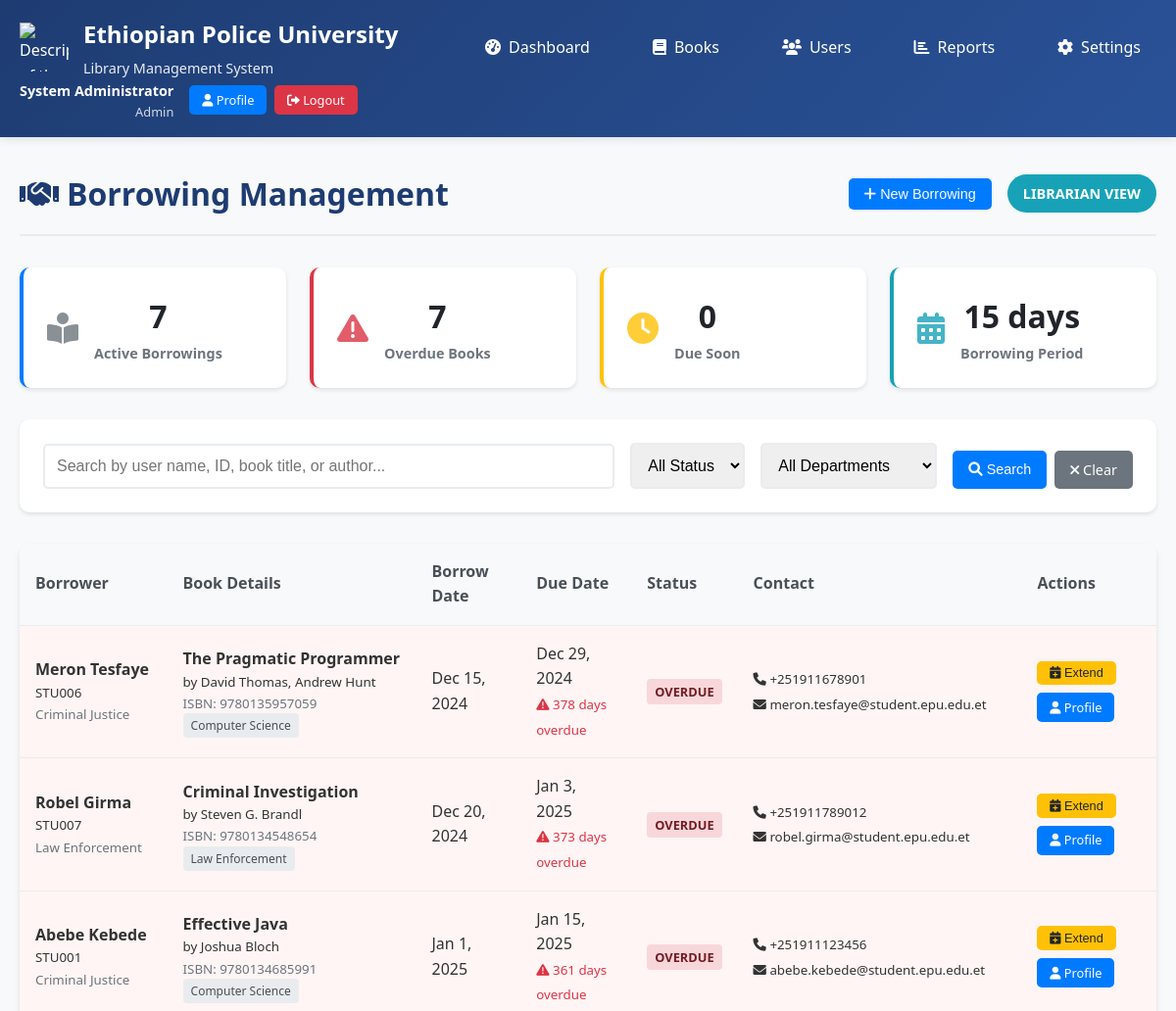
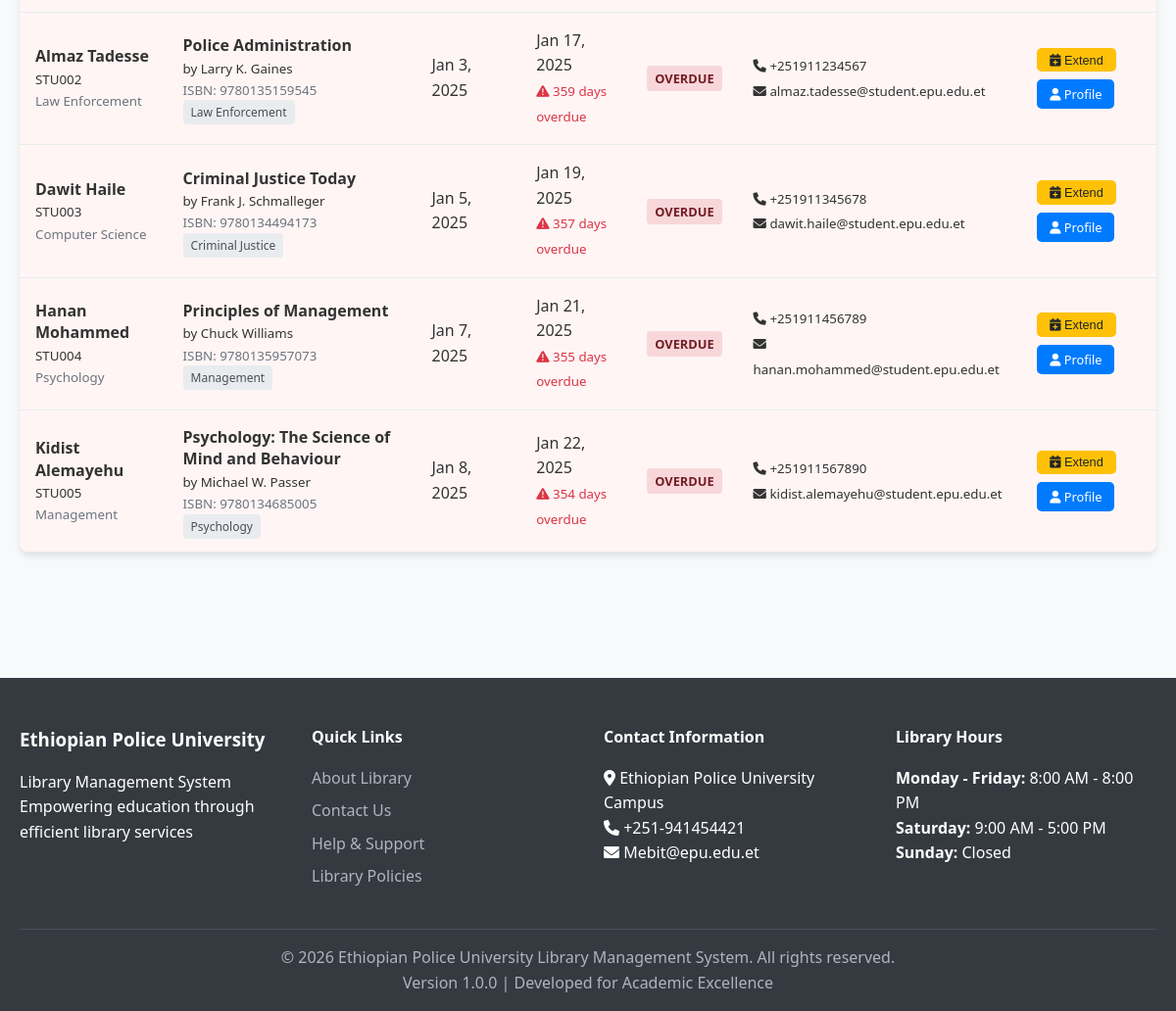
/borrowing.php (signed in), run on the app's committed database (2 pictures, top to bottom).
### tables this page shows
CREATE TABLE borrow_records (
    borrow_id INT PRIMARY KEY AUTO_INCREMENT,
    user_id INT NOT NULL,
    book_id INT NOT NULL,
    borrow_date DATE NOT NULL,
    due_date DATE NOT NULL,
    return_date DATE NULL,
    status ENUM('borrowed', 'returned', 'overdue') DEFAULT 'borrowed',
    notes TEXT,
    created_at TIMESTAMP DEFAULT CURRENT_TIMESTAMP,
    updated_at TIMESTAMP DEFAULT CURRENT_TIMESTAMP ON UPDATE CURRENT_TIMESTAMP,
    FOREIGN KEY (user_id) REFERENCES users(user_id) ON DELETE CASCADE,
    FOREIGN KEY (book_id) REFERENCES books(book_id) ON DELETE CASCADE,
    INDEX idx_user_id (user_id),
    INDEX idx_book_id (book_id),
    INDEX idx_borrow_date (borrow_date),
    INDEX idx_due_date (due_date),
    INDEX idx_status (status)
);

CREATE TABLE users (
    user_id INT PRIMARY KEY AUTO_INCREMENT,
    id_number VARCHAR(20) UNIQUE NOT NULL,
    full_name VARCHAR(100) NOT NULL,
    department VARCHAR(50) NOT NULL,
    role ENUM('student', 'staff') NOT NULL,
    email VARCHAR(100),
    phone VARCHAR(15),
    status ENUM('active', 'inactive') DEFAULT 'active',
    created_at TIMESTAMP DEFAULT CURRENT_TIMESTAMP,
    updated_at TIMESTAMP DEFAULT CURRENT_TIMESTAMP ON UPDATE CURRENT_TIMESTAMP,
    INDEX idx_id_number (id_number),
    INDEX idx_department (department),
    INDEX idx_role (role),
    INDEX idx_status (status)
);

CREATE TABLE books (
    book_id INT PRIMARY KEY AUTO_INCREMENT,
    isbn VARCHAR(13) UNIQUE NOT NULL,
    title VARCHAR(200) NOT NULL,
    author VARCHAR(100) NOT NULL,
    publisher VARCHAR(100) NOT NULL,
    category_id INT NOT NULL,
    publication_year YEAR,
    total_copies INT DEFAULT 1,
    available_copies INT DEFAULT 1,
    status ENUM('available', 'borrowed', 'maintenance') DEFAULT 'available',
    created_at TIMESTAMP DEFAULT CURRENT_TIMESTAMP,
    updated_at TIMESTAMP DEFAULT CURRENT_TIMESTAMP ON UPDATE CURRENT_TIMESTAMP,
    FOREIGN KEY (category_id) REFERENCES categories(category_id) ON DELETE RESTRICT,
    INDEX idx_isbn (isbn),
    INDEX idx_title (title),
    INDEX idx_author (author),
    INDEX idx_category (category_id),
    INDEX idx_status (status)
);

CREATE TABLE categories (
    category_id INT PRIMARY KEY AUTO_INCREMENT,
    category_name VARCHAR(50) UNIQUE NOT NULL,
    description TEXT,
    created_at TIMESTAMP DEFAULT CURRENT_TIMESTAMP,
    updated_at TIMESTAMP DEFAULT CURRENT_TIMESTAMP ON UPDATE CURRENT_TIMESTAMP
);

### config.php (called while the page is built, shortened)
<?php
function get_db_connection() {
    static $pdo = null;
    if ($pdo === null) {
        try {
            $dsn = "mysql:host=" . DB_HOST . ";dbname=" . DB_NAME . ";charset=" . DB_CHARSET;
            $options = [
                PDO::ATTR_ERRMODE => PDO::ERRMODE_EXCEPTION,
                PDO::ATTR_DEFAULT_FETCH_MODE => PDO::FETCH_ASSOC,
                PDO::ATTR_EMULATE_PREPARES => false,
                PDO::MYSQL_ATTR_INIT_COMMAND => "SET NAMES " . DB_CHARSET
            ];
            $pdo = new PDO($dsn, DB_USER, DB_PASS, $options);
        } catch (PDOException $e) {
            error_log("Database connection failed: " . $e->getMessage());
            die("Database connection failed. Please try again later.");
        }
    }
    return $pdo;
}
function execute_query($sql, $params = []) {
    try {
        $pdo = get_db_connection();
        $stmt = $pdo->prepare($sql);
        $stmt->execute($params);
        return $stmt;
    } catch (PDOException $e) {
        error_log("Query execution failed: " . $e->getMessage());
        throw new Exception("Database operation failed");
    }
}
function sanitize_input($data) {
    $data = trim($data);
    $data = stripslashes($data);
    $data = htmlspecialchars($data, ENT_QUOTES, 'UTF-8');
    return $data;
}
?>

### borrowing.php (the view, shortened to what this page needs)
<?php
require_once '../includes/config.php';
$settings_sql = "SELECT setting_key, setting_value FROM system_settings WHERE setting_key IN ('borrowing_period_days', 'max_books_per_user')";
$settings_result = execute_query($settings_sql);
$settings = [];
while ($row = $settings_result->fetch()) {
    $settings[$row['setting_key']] = $row['setting_value'];
}
$borrowing_period = (int)($settings['borrowing_period_days'] ?? 14);
$search = sanitize_input($_GET['search'] ?? '');
$status_filter = sanitize_input($_GET['status'] ?? '');
$department_filter = sanitize_input($_GET['department'] ?? '');
$page = max(1, (int)($_GET['page'] ?? 1));
$per_page = 15;
$offset = ($page - 1) * $per_page;
$where_conditions = ['br.return_date IS NULL'];
$params = [];
$where_clause = 'WHERE ' . implode(' AND ', $where_conditions);
$count_sql = "SELECT COUNT(*) as total
              FROM borrow_records br
              JOIN users u ON br.user_id = u.user_id
              JOIN books b ON br.book_id = b.book_id
              $where_clause";
$count_result = execute_query($count_sql, $params);
$total_records = $count_result->fetch()['total'];
$borrowings_sql = "SELECT br.*, u.full_name, u.id_number, u.department, u.phone, u.email,
                          b.title, b.author, b.isbn, c.category_name,
                          DATEDIFF(CURDATE(), br.due_date) as days_overdue,
                          CASE
                              WHEN br.due_date < CURDATE() THEN 'overdue'
                              WHEN DATEDIFF(br.due_date, CURDATE()) <= 3 THEN 'due_soon'
                              ELSE 'normal'
                          END as urgency_status
                   FROM borrow_records br
                   JOIN users u ON br.user_id = u.user_id
                   JOIN books b ON br.book_id = b.book_id
                   JOIN categories c ON b.category_id = c.category_id
                   $where_clause
                   ORDER BY
                       CASE
                           WHEN br.due_date < CURDATE() THEN 1
                           WHEN DATEDIFF(br.due_date, CURDATE()) <= 3 THEN 2
                           ELSE 3
                       END,
                       br.due_date ASC
                   LIMIT $per_page OFFSET $offset";
$borrowings_result = execute_query($borrowings_sql, $params);
$borrowings = $borrowings_result->fetchAll();
include '../includes/header.php';
?>
<div class="container">
    <div class="page-header">
        <h1><i class="fas fa-handshake"></i> Borrowing Management</h1>
        <div class="header-actions">
            <button type="button" class="btn btn-primary" onclick="showBorrowModal()">
                <i class="fas fa-plus"></i> New Borrowing
            </button>
            <span class="role-badge">Librarian View</span>
        </div>
    </div>
    <div class="stats-grid">
        <div class="stat-card">
            <div class="stat-icon">
                <i class="fas fa-book-reader"></i>
            </div>
            <div class="stat-content">
                <h3><?php echo $total_records; ?></h3>
                <p>Active Borrowings</p>
            </div>
        </div>
        <div class="stat-card overdue">
            <div class="stat-icon">
                <i class="fas fa-exclamation-triangle"></i>
            </div>
            <div class="stat-content">
                <?php
                $overdue_count = 0;
                foreach ($borrowings as $borrow) {
                    if ($borrow['urgency_status'] === 'overdue') $overdue_count++;
                }
                ?>
                <h3><?php echo $overdue_count; ?></h3>
                <p>Overdue Books</p>
            </div>
        </div>
        <div class="stat-card warning">
            <div class="stat-icon">
                <i class="fas fa-clock"></i>
            </div>
            <div class="stat-content">
                <?php
                $due_soon_count = 0;
                ?>
                <h3><?php echo $due_soon_count; ?></h3>
                <p>Due Soon</p>
            </div>
        </div>
        <div class="stat-card info">
            <div class="stat-icon">
                <i class="fas fa-calendar-alt"></i>
            </div>
            <div class="stat-content">
                <h3><?php echo $borrowing_period; ?> days</h3>
                <p>Borrowing Period</p>
            </div>
        </div>
    </div>
    <div class="search-section">
        <form method="GET" class="search-form">
            <div class="search-row">
                <div class="search-input-group">
                    <input type="text" name="search" placeholder="Search by user name, ID, book title, or author..."
                           value="<?php echo htmlspecialchars($search); ?>" class="form-control">
                </div>
                <div class="filter-group">
                    <select name="status" class="form-control">
                        <option value="">All Status</option>
                    </select>
                </div>
                <div class="filter-group">
                    <select name="department" class="form-control">
                        <option value="">All Departments</option>
                    </select>
                </div>
                <div class="search-buttons">
                    <button type="submit" class="btn btn-primary">
                        <i class="fas fa-search"></i> Search
                    </button>
                    <a href="borrowing.php" class="btn btn-secondary">
                        <i class="fas fa-times"></i> Clear
                    </a>
                </div>
            </div>
        </form>
    </div>
    <div class="table-container">
        <table class="table">
            <thead>
                <tr>
                    <th>Borrower</th>
                    <th>Book Details</th>
                    <th>Borrow Date</th>
                    <th>Due Date</th>
                    <th>Status</th>
                    <th>Contact</th>
                    <th>Actions</th>
                </tr>
            </thead>
            <tbody>
                <?php if (empty($borrowings)): ?>
                    <tr>
                        <td colspan="7" class="text-center">
                            <i class="fas fa-book-open"></i>
                            No active borrowings found. <?php echo !empty($search) || !empty($status_filter) || !empty($department_filter) ? 'Try adjusting your search criteria.' : 'No books are currently borrowed.'; ?>
                        </td>
                    </tr>
                <?php else: ?>
                    <?php foreach ($borrowings as $borrow): ?>
                        <tr class="<?php echo $borrow['urgency_status']; ?>-row">
                            <td>
                                <div class="borrower-info">
                                    <strong><?php echo htmlspecialchars($borrow['full_name']); ?></strong>
                                    <br><small><?php echo htmlspecialchars($borrow['id_number']); ?></small>
                                    <br><small class="text-muted"><?php echo htmlspecialchars($borrow['department']); ?></small>
                                </div>
                            </td>
                            <td>
                                <div class="book-info">
                                    <strong><?php echo htmlspecialchars($borrow['title']); ?></strong>
                                    <br><small>by <?php echo htmlspecialchars($borrow['author']); ?></small>
                                    <br><small class="text-muted">ISBN: <?php echo htmlspecialchars($borrow['isbn']); ?></small>
                                    <br><span class="category-badge"><?php echo htmlspecialchars($borrow['category_name']); ?></span>
                                </div>
                            </td>
                            <td><?php echo date('M j, Y', strtotime($borrow['borrow_date'])); ?></td>
                            <td>
                                <?php echo date('M j, Y', strtotime($borrow['due_date'])); ?>
                                <?php if ($borrow['urgency_status'] === 'overdue'): ?>
                                    <br><small class="text-danger">
                                        <i class="fas fa-exclamation-triangle"></i>
                                        <?php echo abs($borrow['days_overdue']); ?> days overdue
                                    </small>
                                <?php endif; ?>
                            </td>
                            <td>
                                <?php if ($borrow['urgency_status'] === 'overdue'): ?>
                                    <span class="status-badge status-overdue">Overdue</span>
                                <?php elseif ($borrow['urgency_status'] === 'due_soon'): ?>
                                    <span class="status-badge status-due-soon">Due Soon</span>
                                <?php else: ?>
                                    <span class="status-badge status-borrowed">Borrowed</span>
                                <?php endif; ?>
                            </td>
                            <td>
                                <small>
                                    <?php if ($borrow['phone']): ?>
                                        <i class="fas fa-phone"></i> <?php echo htmlspecialchars($borrow['phone']); ?><br>
                                    <?php endif; ?>
                                    <?php if ($borrow['email']): ?>
                                        <i class="fas fa-envelope"></i> <?php echo htmlspecialchars($borrow['email']); ?>
                                    <?php endif; ?>
                                </small>
                            </td>
                            <td>
                                <div class="action-buttons">
                                    <button type="button" class="btn btn-sm btn-warning"
                                            onclick="showExtendModal(<?php echo $borrow['borrow_id']; ?>, '<?php echo htmlspecialchars($borrow['title']); ?>', '<?php echo htmlspecialchars($borrow['full_name']); ?>', '<?php echo $borrow['due_date']; ?>')">
                                        <i class="fas fa-calendar-plus"></i> Extend
                                    </button>
                                    <a href="../student/index.php?user_id=<?php echo $borrow['user_id']; ?>"
                                       class="btn btn-sm btn-info" target="_blank">
                                        <i class="fas fa-user"></i> Profile
                                    </a>
                                </div>
                            </td>
                        </tr>
                    <?php endforeach; ?>
                <?php endif; ?>
            </tbody>
        </table>
    </div>
</div>
<?php include '../includes/footer.php'; ?>

### data on the page
borrow_records: user.full_name "Meron Tesfaye", user.id_number "STU006", user.department "Criminal Justice", book.title "The Pragmatic Programmer", book.author "David Thomas, Andrew Hunt", book.isbn "9780135957059", categories.category_name "Computer Science", borrow_date "Dec 15, 2024", due_date "Dec 29, 2024", days_overdue "378", user.phone "+251911678901", user.email "meron.tesfaye@student.epu.edu.et"
borrow_records: user.full_name "Robel Girma", user.id_number "STU007", user.department "Law Enforcement", book.title "Criminal Investigation", book.author "Steven G. Brandl", book.isbn "9780134548654", categories.category_name "Law Enforcement", borrow_date "Dec 20, 2024", due_date "Jan 3, 2025", days_overdue "373", user.phone "+251911789012", user.email "robel.girma@student.epu.edu.et"
borrow_records: user.full_name "Abebe Kebede", user.id_number "STU001", user.department "Criminal Justice", book.title "Effective Java", book.author "Joshua Bloch", book.isbn "9780134685991", categories.category_name "Computer Science", borrow_date "Jan 1, 2025", due_date "Jan 15, 2025", days_overdue "361", user.phone "+251911123456", user.email "abebe.kebede@student.epu.edu.et"
borrow_records: user.full_name "Almaz Tadesse", user.id_number "STU002", user.department "Law Enforcement", book.title "Police Administration", book.author "Larry K. Gaines", book.isbn "9780135159545", categories.category_name "Law Enforcement", borrow_date "Jan 3, 2025", due_date "Jan 17, 2025", days_overdue "359", user.phone "+251911234567", user.email "almaz.tadesse@student.epu.edu.et"
borrow_records: user.full_name "Dawit Haile", user.id_number "STU003", user.department "Computer Science", book.title "Criminal Justice Today", book.author "Frank J. Schmalleger", book.isbn "9780134494173", categories.category_name "Criminal Justice", borrow_date "Jan 5, 2025", due_date "Jan 19, 2025", days_overdue "357", user.phone "+251911345678", user.email "dawit.haile@student.epu.edu.et"
borrow_records: user.full_name "Hanan Mohammed", user.id_number "STU004", user.department "Psychology", book.title "Principles of Management", book.author "Chuck Williams", book.isbn "9780135957073", categories.category_name "Management", borrow_date "Jan 7, 2025", due_date "Jan 21, 2025", days_overdue "355", user.phone "+251911456789", user.email "hanan.mohammed@student.epu.edu.et"
borrow_records: user.full_name "Kidist Alemayehu", user.id_number "STU005", user.department "Management", book.title "Psychology: The Science of Mind and Behaviour", book.author "Michael W. Passer", book.isbn "9780134685005", categories.category_name "Psychology", borrow_date "Jan 8, 2025", due_date "Jan 22, 2025", days_overdue "354", user.phone "+251911567890", user.email "kidist.alemayehu@student.epu.edu.et"

### other printed values
$current_user['full_name'] "System Administrator"
$current_user['role'] "Admin"
$total_records "7"
$overdue_count "7"
$due_soon_count "0"
$borrowing_period "15"
APP_VERSION "1.0.0"
